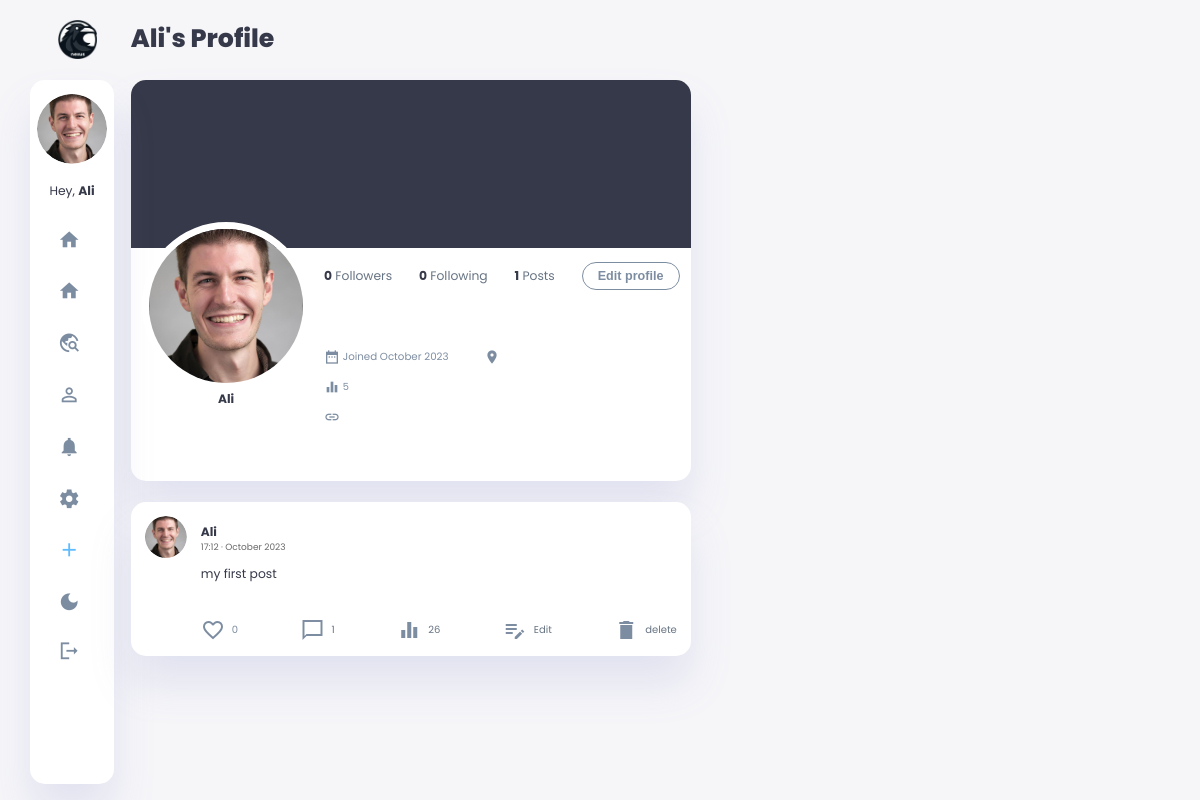
Page /1 (signed in) on the earlier database version.
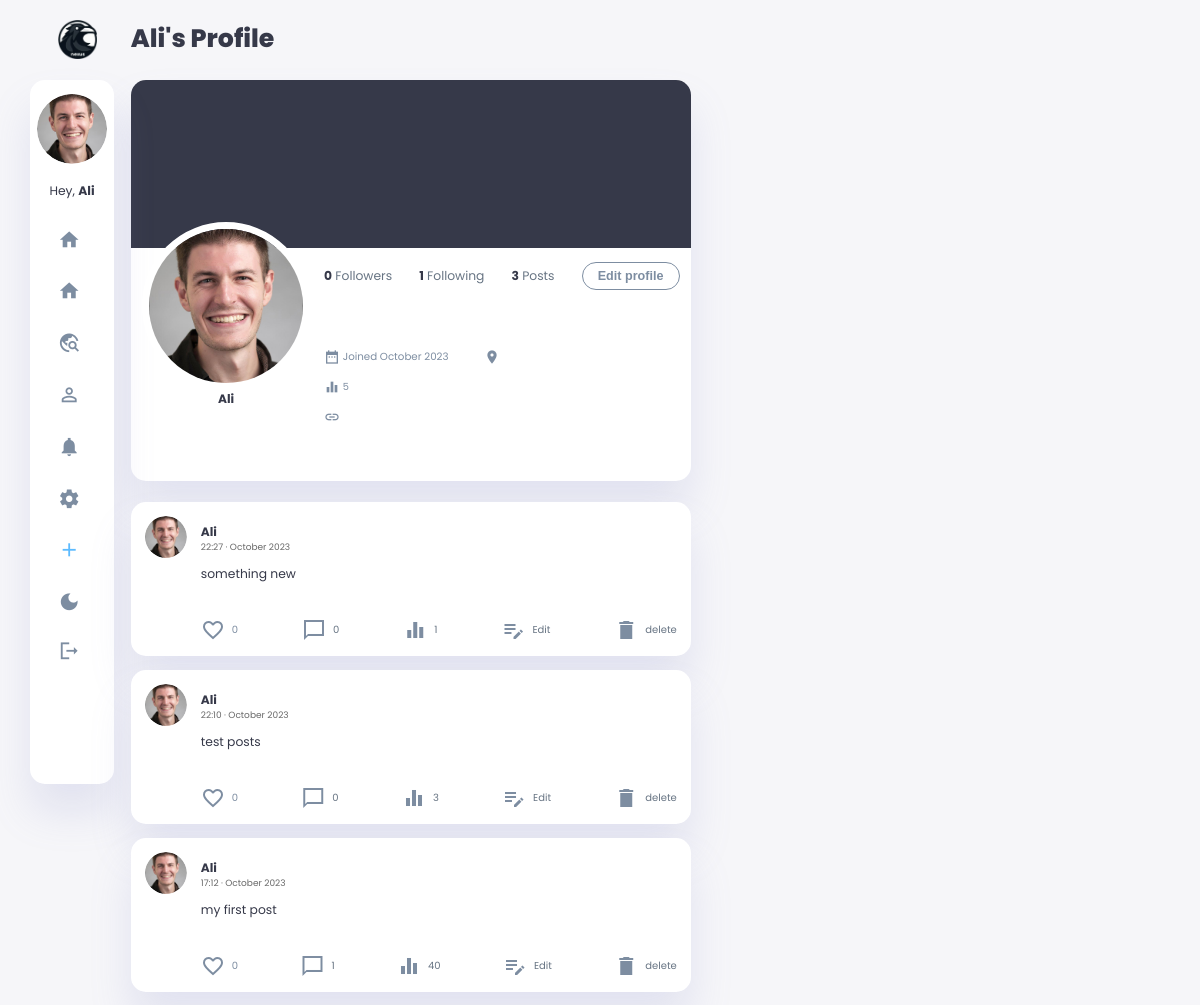
Same page on the later database version.
### main.py (models this page shows, shortened)
    class User(db.Model, UserMixin):
        __tablename__ = 'user'
        id = db.Column(db.Integer, primary_key=True)
        unique_id = db.Column(db.String(11), unique=True, nullable=False)
        username = db.Column(db.String(40), nullable=False, unique=False)
        email = db.Column(db.String(80), nullable=False, unique=True)
        password = db.Column(db.String(100), nullable=False)
        profile_picture = db.Column(db.String(80))
        header_picture = db.Column(db.String(80))
        bio = db.Column(db.Text, nullable=True)
        phone_number = db.Column(db.String(20), nullable=True)
        location = db.Column(db.String(30), nullable=True)
        birthday = db.Column(db.DateTime, nullable=True)
        bio_url = db.Column(db.String(255), nullable=True)
        profile_impressions = db.Column(db.Integer, default=0)
        created_at = db.Column(db.DateTime, default=datetime.utcnow)
        updated_at = db.Column(
            db.DateTime, default=datetime.utcnow, onupdate=datetime.utcnow)
        is_blocked = db.Column(db.Boolean, default=False)
        is_private = db.Column(db.Boolean, default=False)
        dark_theme = db.Column(db.Boolean, default=False)
        posts = relationship('Post', back_populates='user')
        comments = db.relationship('Comment', back_populates='user')
        liked_posts = db.relationship(
            'Post', secondary=likes, backref='likers')
        followed = db.relationship('User', secondary=followers,
                                   primaryjoin=(followers.c.follower_id == id),
                                   secondaryjoin=(
                                       followers.c.followed_id == id),
                                   backref=db.backref('followers', lazy='dynamic'), lazy='dynamic')

    class Post(db.Model):  # user.posts.all()
        __tablename__ = 'post'
        id = db.Column(db.Integer, primary_key=True)
        user_id = db.Column(db.Integer, db.ForeignKey(
            'user.id'), nullable=False)
        body = db.Column(db.Text, nullable=False)
        post_picture = db.Column(db.String(200))
        likes = db.Column(db.Integer, default=0)
        created_at = db.Column(db.DateTime, default=datetime.utcnow)
        updated_at = db.Column(
            db.DateTime, default=datetime.utcnow, onupdate=datetime.utcnow)
        post_impressions = db.Column(db.Integer, default=0)
        user = relationship('User', back_populates='posts')
        comments = db.relationship(
            'Comment', back_populates='post', cascade="all, delete-orphan")

### main.py (the view)
    @app.route('/<int:user_id>')
    @login_required
    def user_profile(user_id):
        user = User.query.get(user_id)
        if user:
            followers = user.followers.all()
            followed = user.followed.all()
            reversed_posts = Post.query.filter_by(
                user_id=user.id).order_by(Post.created_at.desc()).all()
            for post in reversed_posts:
                post.body = process_post_body(post.body)
            return render_template('user_profile.html', user=user, followers=followers, followed=followed, posts=reversed_posts, current_user=current_user, logged_in=current_user.is_authenticated, csrf_token=generate_csrf())
        else:
            flash('User not found.')
            return redirect(url_for('home_page'))

### templates/user_profile.html (shortened to what this page needs)
{% extends 'base.html' %}
{% block content %}
<h1>{{ user.username }}'s Profile</h1>
<div class="profile-sec" data-user-id="{{ user.id }}">
    <div class="header-img">
    </div>
    <div class="profile-heading">
        <div class="profile-title">
            <div class="profile-img">
                {% if user.profile_picture %}
                <img src="{{ url_for('static', filename='profile_pictures/' + user.profile_picture) }}">
                {% else %}
                <img src="{{ url_for('static', filename='images/blank-profile-pic.png') }}">
                {% endif %}
            </div>
            <h3>{{ user.username }}</h3>
        </div>
        <div class="profile-follow">
            <div class="right-sec">
                <p><strong id="followersCount">{{ followers|length }}</strong> Followers</p>
                <p><strong>{{ followed|length }}</strong> Following</p>
                <p><strong>{{ current_user.posts|length }}</strong> Posts</p>
                {% if current_user == user %}
                <div>
                    <a href="{{url_for('edit_profile')}}"><button class="btn-follow">Edit profile</button></a>
                </div>
                {% endif %}
            </div>
            <div class="profile-detail">
                <div class="profile-about">
                    {% if user.bio %}
                    <p>{{ user.bio }}</p>
                    {% else  %}
                    <p>&nbsp;</p>
                    {% endif %}
                </div>
                <div class="profile-location">
                    <p><span class="material-icons-sharp">date_range</span>&nbsp;Joined {{ user.created_at.strftime('%B %Y') }}</p>
                    {% if user.location %}
                    <p><span class="material-icons-sharp">room</span>&nbsp;{{ user.location }}</p>
                    {% else  %}
                    <p><span class="material-icons-sharp">room</span> &nbsp; </p>
                    {% endif %}
                </div>
                <div class="profile-location">
                    <p class="profile-impression-count"><span class="material-icons-sharp">equalizer</span> &nbsp; <span class="count-value" style="font-size: 0.7rem;">{{ user.profile_impressions }}</span> </p>
                </div>
                <div class="profile-location">
                    {% if user.bio_url %}
                    <p><span class="material-icons-sharp">insert_link</span> <a href="{{ user.bio_url }}" target="_blank" >&nbsp; {{ user.bio_url }}</a></p>
                    {% else  %}
                    <p><span class="material-icons-sharp">insert_link</span> &nbsp; </p>
                    {% endif %}
                </div>
            </div>
        </div>
    </div>
</div>
            {% for post in posts %}
            <div class="user-post" data-post-id="{{ post.id }}">
                <div class="content">
                    <div class="title">
                        {% if post.user.profile_picture %}
                        <img src="{{ url_for('static', filename='profile_pictures/' + post.user.profile_picture) }}">
                        {% else %}
                        <img src="{{ url_for('static', filename='images/blank-profile-pic.png') }}">
                        {% endif %}
                        <a href="#" onclick="return false;">
                        <h3>{{ post.user.username }}</h3>
                        <p style="font-size: xx-small; color: dimgray;">{{ post.created_at.strftime('%H:%M · %B %Y') }} </p>
                        </a>
                    </div>
                    <div class="post-body">
                        <p class="p-body">{{ post.body|replace('\n', '<br>')|safe }}</p>
                        <div class="comment-icon">
                            <a href="#" class="like-button" data-post-id="{{ post.id }}" {% if current_user and post in current_user.liked_posts %}class="liked"{% endif %} onclick="likePost(event, this); return false;">
                                <span class="likes-wrapper">
                                    {% if post.likes == 1 %}
                                        <span class="heart-emoji red-heart"><span class="material-icons-sharp">
                                            favorite
                                        </span></span>
                                    {% else %}
                                        <span class="heart-emoji empty-heart"><span class="material-icons-sharp">
                                        </span></span>
                                    {% endif %}
                                <span class="likes-count">{{ post.likes }}</span>
                                </span>
                            </a>
                            {% if current_user != user %}
                            <a href="{{ url_for('show_post', post_id=post.id) }}">
                                <span class="material-icons-sharp">
                                    chat_bubble_outline
                                </span>
                                <p>{{ post.comments|length }}</p>
                            </a>
                            <a href="{{ url_for('show_post', post_id=post.id) }}">
                                <span class="material-icons-sharp">
                                    equalizer
                                </span>
                                <p class="impression-count">{{ post.post_impressions }} </p>
                            </a>
                            <a href="#">
                                <span class="material-icons-sharp">
                                    more_horiz
                                    </span>
                                <p>{{ post.created_at.strftime('%B %Y') }} </p>
                            </a>
                            {% else %}
                            <a href="{{ url_for('show_post', post_id=post.id) }}">
                                <span class="material-icons-sharp">
                                </span>
                                <p>{{ post.comments|length }}</p>
                            </a>
                            <a href="{{ url_for('show_post', post_id=post.id) }}">
                                <span class="material-icons-sharp">
                                </span>
                                <p class="impression-count">{{ post.post_impressions }} </p>
                            </a>
                            <a href="{{url_for('edit_post', post_id=post.id)}}">
                                <span class="material-icons-sharp">
                                    </span>
                                <p>Edit</p>
                            </a>
                            <a href="{{url_for('delete_post', post_id=post.id)}}">
                                <span class="material-icons-sharp">
                                    </span>
                                <p>delete </p>
                            </a>
                            {% endif %}
                        </div>
                    </div>
                </div>
            </div>
{% endfor %}
{% endblock %}

### templates/base.html (shortened to what this page needs)
<!DOCTYPE html>
<html lang="en">
<head>
    <link rel="stylesheet" href="{{url_for('static', filename='css/root.css')}}">
    <link rel="stylesheet" href="{{url_for('static', filename='css/aside.css')}}">
    <link rel="stylesheet" href="{{url_for('static', filename='css/main.css')}}">
    <link rel="stylesheet" href="{{url_for('static', filename='css/right-section.css')}}">
    <link rel="stylesheet" href="{{url_for('static', filename='css/about.css')}}">
    <link rel="stylesheet" href="{{url_for('static', filename='css/btn.css')}}">
    <link rel="stylesheet" href="{{url_for('static', filename='css/custom_input_image.css')}}">
    <link rel="stylesheet" href="{{url_for('static', filename='css/search.css')}}">
    <link rel="stylesheet" href="{{url_for('static', filename='css/tablet.css')}}">
    <link rel="stylesheet" href="{{url_for('static', filename='css/phone.css')}}">
</head>
<body>
    <div class="container">
        <aside>
            <div class="aside-fixed">
            <div class="toggle">
                <div class="logo">
                    <img src="{{url_for('static', filename='images/logo/crow-nav-logo.png')}}">
                </div>
            </div>
            <div class="sidebar">
                {% if not logged_in: %}
                <a href="{{ url_for('all') }}">
                    <span class="material-icons-sharp">
                        travel_explore
                    </span>
                    <h3>Explore</h3>
                </a>
                <a href="{{ url_for('about') }}">
                    <span class="material-icons-sharp">
                        contact_support
                    </span>
                    <h3>About</h3>
                </a>
                <a href="#" id="dark-mode-toggle">
                    <span class="material-icons-sharp">
                        dark_mode
                    </span>
                    <h3>Theme</h3>
                </a>
                <a href="{{ url_for('login') }}">
                    <span class="material-icons-sharp">
                        login
                    </span>
                    <h3>Login</h3>
                </a>
                <a href="{{ url_for('register') }}">
                    <span class="material-icons-sharp">
                        app_registration
                    </span>
                    <h3>Register</h3>
                </a>
                {% else %}
                <div class="user-profile">
                    <div class="profile-img">
                        {% if current_user.profile_picture %}
                        <img src="{{ url_for('static', filename='profile_pictures/' + current_user.profile_picture) }}">
                        {% else %}
                        <img src="{{ url_for('static', filename='images/blank-profile-pic.png') }}">
                        {% endif %}
                    </div>
                    <div class="profile-name">
                        <div class="info">
                            <p>Hey, <b>{{current_user.username}}</b></p>
                        </div>
                    </div>
                </div>
                <a href="{{ url_for('home_page') }}">
                    <span class="material-icons-sharp">
                    </span>
                </a>
                <a id="aside-home" href="#">
                    <span class="material-icons-sharp">
                    </span>
                </a>
                <a href="{{ url_for('all') }}">
                    <span class="material-icons-sharp">
                    </span>
                </a>
                <a href="{{ url_for('user_profile', user_id=current_user.id) }}">
                    <span class="material-icons-sharp">
                    </span>
                </a>
                <a href="#">
                    <span class="material-icons-sharp">
                    </span>
                </a>
                <a href="{{ url_for('setting') }}">
                    <span class="material-icons-sharp">
                    </span>
                </a>
                <a class="post-btn" href="{{ url_for('new_post') }}">
                    <span class="material-icons-sharp">
                    </span>
                </a>
                <a href="#" id="dark-mode-toggle">
                    <span class="material-icons-sharp">
                    </span>
                </a>
                <a href="{{ url_for('logout') }}">
                    <span class="material-icons-sharp">
                    </span>
                </a>
                {% endif %}
            </div>
            </div>
        </aside>
        <main>
        {% block content %}
        {% endblock %}
        </main>
    </div>
</body>
</html>

Differences in the rows shown:
added Post: profile_picture (picture), user.username "Ali", created_at "22:27 · October 2023", body "something new", likes "0", comments|length "0", post_impressions "1"
added Post: profile_picture (picture), user.username "Ali", created_at "22:10 · October 2023", body "test posts", likes "0", comments|length "0", post_impressions "3"
changed Post "my first post": post_impressions "26" → "40"
Other differences:
{{ followed|length }}: "0" → "1"
{{ current_user.posts|length }}: "1" → "3"
